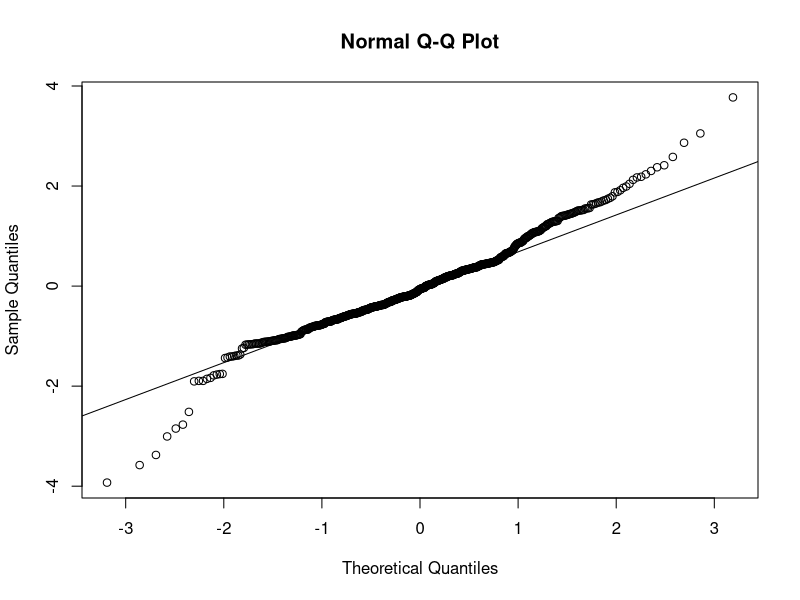

The R script that drew this image: (Note: this script raises an error after producing the figure.)
rm(list = ls())

# load libraries
library(dplyr)
library(ggplot2)
library(lme4)
library(patchwork)
library(emmeans)
library(lmerTest)

# load data_water
data_water <- read.csv("data_water.csv") %>%
  dplyr::mutate(transect_date_time = paste(transect_ID, substr(date_time_end, 1, 6), substr(date_time_start, 12, 16), sep = " "))|>
  mutate(date=as.Date(date, format= "%d-%b-%Y"),
         habitat_detailed = case_when(
           transect_ID %in% c("pap_1", "pap_2") ~ "Papyrus Mbalageti Mouth",
           transect_ID %in% c("pap_3", "pap_4") ~ "Papyrus Robana Mouth",
           transect_ID %in% c("pap_5", "pap_6") ~ "Papyrus Robana Far",
           transect_ID %in% c("tree_1", "tree_2") ~ "Tree Mbalageti Mid",
           transect_ID %in% c("tree_3", "tree_4") ~ "Tree Robana Mid",
           transect_ID %in% c("tree_5", "tree_6") ~ "Tree Robana Mouth",
           transect_ID %in% c("tree_7", "tree_8") ~ "Tree Robana Far",
           TRUE ~ NA_character_),
         habitat_main = case_when(
           transect_ID %in% c("pap_1", "pap_2","pap_3", "pap_4","pap_5", "pap_6" ) ~ "Papyrus",
           transect_ID %in% c("tree_1", "tree_2","tree_3", "tree_4","tree_5", "tree_6","tree_7", "tree_8") ~ "Trees",
           TRUE ~ NA_character_),
         distance_to_river_mouth= case_when(
           transect_ID %in% c("pap_1", "pap_2", "pap_3", "pap_4", "tree_5", "tree_6") ~ "Mouth",
           transect_ID %in% c("tree_1", "tree_2", "tree_3", "tree_4") ~ "Mid",
           transect_ID %in% c("pap_5", "pap_6", "tree_7", "tree_8") ~ "Far"
         ),
         distance_to_river_mouth= factor(distance_to_river_mouth, levels= c("Mouth", "Mid", "Far")),
         habitat_detailed_2= case_when(
           transect_ID %in% c("pap_1", "pap_2") ~ "Mbalageti Mouth",
           transect_ID %in% c("pap_3", "pap_4","tree_5", "tree_6") ~ "Robana Mouth",
           transect_ID %in% c("pap_5", "pap_6","tree_7", "tree_8") ~ "Robana Far",
           transect_ID %in% c("tree_1", "tree_2") ~ "Mbalageti Mid",
           transect_ID %in% c("tree_3", "tree_4") ~ "Robana Mid",
           TRUE ~ NA_character_),
         river= case_when(
           transect_ID %in% c("pap_1", "pap_2", "tree_1", "tree_2") ~ "Mbalageti",
           transect_ID %in% c("pap_3", "pap_4", "pap_5", "pap_6", "tree_3", "tree_4","tree_5", "tree_6", "tree_7", "tree_8") ~ "Robana"
         ))


#### model Temperature ####
m1 <- lmer(temp ~ river + distance_to_river_mouth + (1 | transect_ID), data = data_water)
anova(m1)
summary(m1)
# significant higher temp at Robana
# no significant higher temperature far than mouth
# no significant higher temperature at far distance compared to mouth
# variance of transect_ID is quite low

qqnorm(resid(m1)); qqline(resid(m1))
# residuals look good

# try model without random effect of transect_ID
m1a <- glm (temp ~ river + distance_to_river_mouth, data = data_water)
anova (m1a)
# river has an effect
# distance to river mouth has not
summary(m1a)
# Robana river significantly higher temp
# mid distance not significantly higher than mouth
# far not significantly higher than mouth

# likelihood ratio test to compare the linear mixed model and the fixed-effects model
anova(m1, m1a)
# p = 1.000, meaning the random effect explains zero additional variance.
# so th simple model fits best

# tree
m1b <- lmer(temp ~ river + distance_to_river_mouth + (1 | transect_ID), data = water_trees)
summary(m1b)
# low variation explained by transect_ID
# no significant higher temp at Robana
# no significant lower temp at mid distance and far distance compared to mouth

# try model without random effect of transect_ID
m1c <- glm(temp ~ river + distance_to_river_mouth, data = water_trees)
summary(m1c)
# no significant higher temp at Robana
# no significant lower temp at mid distance
# significant lower temp at far distance

# likelihood ratio test to compare the linear mixed model and the fixed-effects model
anova(m1b, m1c)
# p = 1.000, meaning the random effect explains zero additional variance.
# so the simple model fits best

plot1 <-ggplot(data_water, aes(x= distance_to_river_mouth, y=temp, fill= river))+
  geom_boxplot()+
  facet_grid(~habitat_main)+
  theme(text= element_text(size=14))+
  #scale_y_log10()+
  labs(x= "Distance to river mouth", y="Temperature (°C) ", title="a)")+
  scale_fill_manual(values = c(
    "Mbalageti" = "#0072B2",
    "Robana" = "#56B4E9"))+
  theme_minimal(base_size = 14) +
  theme(
    axis.title = element_text(size = 13, face="bold"),
    axis.title.x = element_text(size = 13, face = "bold", margin = margin(t = 10)),
    axis.text.x = element_text(size = 11, face = "bold", color="black"), 
    axis.text = element_text(size = 11),
    legend.position = "right",
    legend.title = element_text(size = 13, face = "bold"),
    strip.text = element_text(size = 13, face = "bold"),
    panel.grid.major.x = element_line(color = "grey80", linetype = "solid"),
    panel.grid.major.y = element_line(color = "grey80", linetype = "solid"),
    panel.grid.minor = element_blank(),
    panel.spacing = unit(1.2, "lines"),
    panel.border = element_rect(color = "black", size = 1, fill = NA),
    plot.margin = margin(10, 10, 10, 10)
  )
plot1


#### model for pH ####
# papyrus
m2 <- lmer(pH ~ river + distance_to_river_mouth + (1 | transect_ID), data = water_papyrus)
summary(m2)
# zero variance explained by transect_ID so suggest removing random effect
# Robana river significantly higher pH 
# far distance not significantly lower pH

# model wihtout random effects
m2a <- glm(pH ~ river + distance_to_river_mouth, data = water_papyrus)
summary(m2a)
# Robana significantly higher pH
# far distance not signficalty lower

# compare models with likelihood ratio test
anova(m2,m2a)
# p= 1 meaning zero variance from random effect, so choose simple model

# tree
m2b <- lmer(pH ~ river + distance_to_river_mouth + (1 | transect_ID), data = water_trees)
summary(m2b)
# Robana margially significant higher pH
# distance mid not signficant higher pH
# distance far significant lower pH *
# low variance of transect_ID

# model wihtout random effects
m2c <- glm(pH ~ river + distance_to_river_mouth, data = water_trees)
summary(m2c)
# Robana river highly significant *** compared to previous model only marginally significant
# mid distance not significant higher pH
# far distance now highly significant *** compared to previous model *

# compare models 
anova (m2b,m2c)
# difference in AIC values <2, log likelihood nearly the same, and p value 0.85
# so simpeler model is a good choice

plot2 <-ggplot(data_water, aes(x= distance_to_river_mouth, y=pH, fill= river))+
  geom_boxplot()+
  facet_grid(~habitat_main)+
  theme(text= element_text(size=14))+
  #scale_y_log10()+
  labs(x= "Distance to river mouth",y="pH ", title="b)")+
  scale_fill_manual(values = c(
    "Mbalageti" = "#0072B2",
    "Robana" = "#56B4E9"))+
  theme_minimal(base_size = 14) +
  theme(
    axis.title = element_text(size = 13, face="bold"),
    axis.title.x = element_text(size = 13, face = "bold", margin = margin(t = 10)),
    axis.text.x = element_text(size = 11, face = "bold", color="black"), 
    axis.text = element_text(size = 11),
    legend.position = "right",
    legend.title = element_text(size = 13, face = "bold"),
    strip.text = element_text(size = 13, face = "bold"),
    panel.grid.major.x = element_line(color = "grey80", linetype = "solid"),
    panel.grid.major.y = element_line(color = "grey80", linetype = "solid"),
    panel.grid.minor = element_blank(),
    panel.spacing = unit(1.2, "lines"),
    panel.border = element_rect(color = "black", size = 1, fill = NA),
    plot.margin = margin(10, 10, 10, 10)
  )
plot2

#### model HDO ####
# papyrus
m3 <- lmer(HDO ~ river + distance_to_river_mouth + (1 | transect_ID), data = water_papyrus)
summary(m3)
# no signficant higher HDO at Robana
# no significant lower HDO at far distance
# variance of transect_ID is very low

# model wihtout random effects
m3a <- glm(HDO ~ river + distance_to_river_mouth, data = water_papyrus)
summary(m3a)
# Robana significantly higher HDO
# far distance not significantly lower HDO

# compare models 
anova(m3,m3a)
# log likliehood same, p=1 and therefore no variance explained by transect_ID
# so simpel model is a good choice

# tree
m3b <- lmer(HDO ~ river + distance_to_river_mouth + (1 | transect_ID), data = water_trees)
summary(m3b)
# little variance explained by transect
# no significant higher HDO at Robana
# no signficant lower HDO at mid distance
# signficant lower HDO at far distance 

# model wihtout random effects
m3c <- glm(HDO ~ river + distance_to_river_mouth, data = water_trees)
summary(m3c)
# not significant higher HDO at Robana 
# not significant lower HDO at mid
# significant lower HDO at far
anova(m3b,m3c)
# log likelihood is the same, p=1 no variance explained by transect_ID
# simple model is a good fit

plot3 <-ggplot(data_water, aes(x= distance_to_river_mouth, y=HDO, fill= river))+
  geom_boxplot()+
  facet_grid(~habitat_main)+
  theme(text= element_text(size=14))+
  #scale_y_log10()+
  labs(x= "Distance to river mouth", y="HDO (mg/L)", title="c)")+
  scale_fill_manual(values = c(
    "Mbalageti" = "#0072B2",
    "Robana" = "#56B4E9"))+
  theme_minimal(base_size = 14) +
  theme(
    axis.title = element_text(size = 13, face="bold"),
    axis.title.x = element_text(size = 13, face = "bold", margin = margin(t = 10)),
    axis.text.x = element_text(size = 11, face = "bold", color="black"), 
    axis.text = element_text(size = 11),
    legend.position = "right",
    legend.title = element_text(size = 13, face = "bold"),
    strip.text = element_text(size = 13, face = "bold"),
    panel.grid.major.x = element_line(color = "grey80", linetype = "solid"),
    panel.grid.major.y = element_line(color = "grey80", linetype = "solid"),
    panel.grid.minor = element_blank(),
    panel.spacing = unit(1.2, "lines"),
    panel.border = element_rect(color = "black", size = 1, fill = NA),
    plot.margin = margin(10, 10, 10, 10)
  )
plot3

#### model HDO sat ####
# papyrus
m4 <- lmer(HDO_sat ~ river + distance_to_river_mouth + (1 | transect_ID), data = water_papyrus)
summary(m4)
# no signficant higher HDO at Robana
# no significant lower HDO at far distance
# some variation in transect_ID

# model wihtout random effects
m4a <- glm(HDO_sat ~ river + distance_to_river_mouth, data = water_papyrus)
summary(m4a)
# Robana significantly higher HDO
# far distance not significantly lower HDO

# compare models 
anova(m4,m4a)
# log likliehood same, p=1 and therefore no variance explained by transect_ID
# so simple model is a good choice

# tree
m4b <- lmer(HDO_sat ~ river + distance_to_river_mouth + (1 | transect_ID), data = water_trees)
summary(m4b)
# not significant higher HDO at Robana
# not signficant lower HDO at mid distance
# signficant lower HDO at far distance 

# model wihtout random effects
m4c <- glm(HDO_sat ~ river + distance_to_river_mouth, data = water_trees)
summary(m4c)
# not significant higher HDO at Robana 
# not significant lower HDO at mid
# significant lower HDO at far
anova(m4b,m4c)
# log likilihood is the same, p=1
# so simple model is a good choice

plot4 <-ggplot(data_water, aes(x= distance_to_river_mouth, y=HDO_sat, fill= river))+
  geom_boxplot()+
  facet_grid(~habitat_main)+
  theme(text= element_text(size=14))+
  #scale_y_log10()+
  labs(x= "Distance to river mouth", y="HDO saturation (%) ", title="d)")+
  scale_fill_manual(values = c(
    "Mbalageti" = "#0072B2",
    "Robana" = "#56B4E9"))+
  theme_minimal(base_size = 14) +
  theme(
    axis.title = element_text(size = 13, face="bold"),
    axis.title.x = element_text(size = 13, face = "bold", margin = margin(t = 10)),
    axis.text.x = element_text(size = 11, face = "bold", color="black"), 
    axis.text = element_text(size = 11),
    legend.position = "right",
    legend.title = element_text(size = 13, face = "bold"),
    strip.text = element_text(size = 13, face = "bold"),
    panel.grid.major.x = element_line(color = "grey80", linetype = "solid"),
    panel.grid.major.y = element_line(color = "grey80", linetype = "solid"),
    panel.grid.minor = element_blank(),
    panel.spacing = unit(1.2, "lines"),
    panel.border = element_rect(color = "black", size = 1, fill = NA),
    plot.margin = margin(10, 10, 10, 10)
  )
plot4

#### model Turbidity ####
# papyrus
m5 <- lmer(turb ~ river + distance_to_river_mouth + (1 | transect_ID), data = water_papyrus)
summary(m5)
# marginally significant higher turb at Robana
# no significant lower turbidity at far distance
# some variation in transect_ID

# model wihtout random effects
m5a <- glm(turb ~ river + distance_to_river_mouth, data = water_papyrus)
summary(m5a)
# Robana significantly higher turbidity
# far distance significantly lower turbidity

# compare models 
anova(m5,m5a)
# p= 0.15, difference in AIC= 0000.1, so both models could be a good fit

# tree
m5b <- lmer(turb ~ river + distance_to_river_mouth + (1 | transect_ID), data = water_trees)
summary(m5b)
# Robana not significant higher turbidity
# mid distance has no significant lower turbidity
# far distance has no significant lower turbidity
# more variation within transects and not between transects

# model wihtout random effects
m5c <- glm(turb ~ river + distance_to_river_mouth, data = water_trees)
summary(m5c)
# Robana not significant higher turbidity
# mid distance has no significant lower turbidity
# far distance has no significant lower turbidity
anova(m5b,m5c)
# log likilihood is the same, p=1
# so simple model is a good choice

plot5 <-ggplot(data_water |> filter(turb<2000),
               aes(x= distance_to_river_mouth, y=turb, fill= river))+
  geom_boxplot()+
  facet_grid(~habitat_main)+
  theme(text= element_text(size=14))+
  #scale_y_log10()+
  labs(x= "Distance to river mouth", y="Turbditity (NTU) ", title="e)")+
  scale_fill_manual(values = c(
    "Mbalageti" = "#0072B2",
    "Robana" = "#56B4E9"))+
  theme_minimal(base_size = 14) +
  theme(
    axis.title = element_text(size = 13, face="bold"),
    axis.title.x = element_text(size = 13, face = "bold", margin = margin(t = 10)),
    axis.text.x = element_text(size = 11, face = "bold", color="black"), 
    axis.text = element_text(size = 11),
    legend.position = "right",
    legend.title = element_text(size = 13, face = "bold"),
    strip.text = element_text(size = 13, face = "bold"),
    panel.grid.major.x = element_line(color = "grey80", linetype = "solid"),
    panel.grid.major.y = element_line(color = "grey80", linetype = "solid"),
    panel.grid.minor = element_blank(),
    panel.spacing = unit(1.2, "lines"),
    panel.border = element_rect(color = "black", size = 1, fill = NA),
    plot.margin = margin(10, 10, 10, 10)
  )
plot5
#### model Conductivity ####
# papyrus
m6 <- lmer(cond ~ river + distance_to_river_mouth + (1 | transect_ID), data = water_papyrus)
summary(m6)
# significant higher conductivity at Robana
# no significant lower conductivity at far distance
# some variance between transect but more within transect

# model wihtout random effects
m6a <- glm(cond ~ river + distance_to_river_mouth, data = water_papyrus)
summary(m6a)
# Robana significantly higher conductivity 
# far distance now suddenly significantly higher conductivity, is a bit suspicious

# compare models 
anova(m6,m6a)
# AIC of th emixed model is slighyl lower
# p= 0.07 so marginally significant that including the random effect improves the model
# keep the mixed model

# tree
m6b <- lmer(cond ~ river + distance_to_river_mouth + (1 | transect_ID), data = water_trees)
summary(m6b)
# Robana not significant higher conductivity
# mid distance has significant lower conductivity
# far distance has no significant lower conductivity
# more variation within transects and not between transects

# model wihtout random effects
m6c <- glm(cond ~ river + distance_to_river_mouth, data = water_trees)
summary(m6c)
# Robana not significant higher conductivity
# mid distance has significant lower conductivity
# far distance has significant lower conductivity

anova(m6b,m6c)
# p <0.001 so significant effect shows a highly significant improvement when including the random effect.
# The AIC drops by 25 points, which is a large improvement (ΔAIC > 10 is usually considered strong evidence)

plot6 <-ggplot(data_water, aes(x= distance_to_river_mouth, y=cond, fill= river))+
  geom_boxplot()+
  facet_grid(~habitat_main)+
  theme(text= element_text(size=14))+
  #scale_y_log10()+
  labs(x= "Distance to river mouth", y="Conductivity (µS/cm) ", title="f)")+
  scale_fill_manual(values = c(
    "Mbalageti" = "#0072B2",
    "Robana" = "#56B4E9"))+
  theme_minimal(base_size = 14) +
  theme(
    axis.title = element_text(size = 13, face="bold"),
    axis.title.x = element_text(size = 13, face = "bold", margin = margin(t = 10)),
    axis.text.x = element_text(size = 11, face = "bold", color="black"), 
    axis.text = element_text(size = 11),
    legend.position = "right",
    legend.title = element_text(size = 13, face = "bold"),
    strip.text = element_text(size = 13, face = "bold"),
    panel.grid.major.x = element_line(color = "grey80", linetype = "solid"),
    panel.grid.major.y = element_line(color = "grey80", linetype = "solid"),
    panel.grid.minor = element_blank(),
    panel.spacing = unit(1.2, "lines"),
    panel.border = element_rect(color = "black", size = 1, fill = NA),
    plot.margin = margin(10, 10, 10, 10)
  )
plot6


#### model for TDS ####
# papyrus 
m7 <- lmer(TDS ~ river + distance_to_river_mouth + (1 | transect_ID), data = water_papyrus)
summary(m7)
# some variance between transects
# more variance within transects
# significant higher TDS at Robana
# no significant difference between mouth and far

# model without random effect
m7a <- glm(TDS ~ river + distance_to_river_mouth, data = water_papyrus)
summary(m7a)
# significant higher TDS at Robana river
# significant higher TDS at distance far
anova(m7,m7a)
# p= 0.08016, just above 0.05
# the mixed model has a slightly lower AIC, so better
# but the p value 0.08 suggests that adding the random effect only marginally improves the model 

# tree
m7b <- lmer(TDS ~ river + distance_to_river_mouth + (1 | transect_ID), data = water_trees)
summary(m7b)
# significantly lower at mid-distance 
# no difference between mouth and far
# no difference between Mbalageti and Robana

# model without random effect
m7c <- glm(TDS ~ river + distance_to_river_mouth, data = water_trees)
summary(m7c)
anova(m7b,m7c)
# p value highly significant so mixed model is better

# plot TDS
plot7 <-ggplot(data_water,aes( x= distance_to_river_mouth, y= TDS, fill= river))+
  geom_boxplot()+
  facet_grid(~habitat_main)+
  theme(text= element_text(size=14))+
  #scale_y_log10()+
  labs(x= "Distance to river mouth", y="TDS (mg/L) ", title="g)")+
  scale_fill_manual(values = c(
    "Mbalageti" = "#0072B2",
    "Robana" = "#56B4E9"))+
  theme_minimal(base_size = 14) +
  theme(
    axis.title = element_text(size = 13, face="bold"),
    axis.title.x = element_text(size = 13, face = "bold", margin = margin(t = 10)),
    axis.text.x = element_text(size = 11, face = "bold", color="black"), 
    axis.text = element_text(size = 11),
    legend.position = "right",
    legend.title = element_text(size = 13, face = "bold"),
    strip.text = element_text(size = 13, face = "bold"),
    panel.grid.major.x = element_line(color = "grey80", linetype = "solid"),
    panel.grid.major.y = element_line(color = "grey80", linetype = "solid"),
    panel.grid.minor = element_blank(),
    panel.spacing = unit(1.2, "lines"),
    panel.border = element_rect(color = "black", size = 1, fill = NA),
    plot.margin = margin(10, 10, 10, 10)
  )
plot7

ggplot(data_water |>dplyr::filter(TDS>50), 
       aes( x= distance_to_river_mouth, y= TDS, fill= river))+
  geom_boxplot()+
  facet_grid(~habitat_main)+
  theme(text= element_text(size=14))+
  scale_y_log10()+
  labs(y="TDS (mg/L) ", title="TDS")+
  
  plot1





#### model for ORP ####
# papyrus 
m8 <- lmer(ORP ~ river + distance_to_river_mouth + (1 | transect_ID), data = water_papyrus)
summary(m8)
# some variance between transects
# more variance within transects
# significant lower ORP at Robana
# no significant difference between mouth and far

# model without random effect
m8a <- glm(ORP ~ river + distance_to_river_mouth, data = water_papyrus)
summary(m8a)
# significant lower ORP at Robana river
# significant higher ORP at distance far
anova(m8,m8a)
# p= 0.6
# so simple model is a good fit

# tree
m8b <- lmer(ORP ~ river + distance_to_river_mouth + (1 | transect_ID), data = water_trees)
summary(m8b)
# Robana not significantly lower that Mbalageti
# not significantly lower at mid-distance 
# significantly higher at far distance 
# some variance between transects
# more variance within transects


# model without random effect
m8c <- glm(ORP ~ river + distance_to_river_mouth, data = water_trees)
summary(m8c)
# Robana significantly lower
# mid distance significantly lower
# far distance significantly higher 

anova(m8b,m8c)
# p=0.33
# so simple model would be a good fit

plot8 <-ggplot(data_water,aes( x= distance_to_river_mouth, y= ORP, fill= river))+
  geom_boxplot()+
  facet_grid(~habitat_main)+
  theme(text= element_text(size=14))+
  #scale_y_log10()+
  labs(x= "Distance to river mouth", y="ORP (mV) ", title="h)")+
  scale_fill_manual(values = c(
    "Mbalageti" = "#0072B2",
    "Robana" = "#56B4E9"))+
  theme_minimal(base_size = 14) +
  theme(
    axis.title = element_text(size = 13, face="bold"),
    axis.title.x = element_text(size = 13, face = "bold", margin = margin(t = 10)),
    axis.text.x = element_text(size = 11, face = "bold", color="black"), 
    axis.text = element_text(size = 11),
    legend.position = "right",
    legend.title = element_text(size = 13, face = "bold"),
    strip.text = element_text(size = 13, face = "bold"),
    panel.grid.major.x = element_line(color = "grey80", linetype = "solid"),
    panel.grid.major.y = element_line(color = "grey80", linetype = "solid"),
    panel.grid.minor = element_blank(),
    panel.spacing = unit(1.2, "lines"),
    panel.border = element_rect(color = "black", size = 1, fill = NA),
    plot.margin = margin(10, 10, 10, 10)
  )
plot8


# combine the plots into 1
combined_plot <- (
  plot1 | plot2 | plot3
) /
  (
    plot4 | plot5 | plot6
  ) /
  (
    plot7 | plot8 | plot_spacer()
  ) +
  plot_layout(
    widths = c(1, 1, 1),       # equal column widths
    heights = c(1, 1, 1),      # equal row heights
    guides = "collect"         # 👈 collect legend from all plots
  ) &
  theme(
    plot.margin = margin(5, 5, 5, 5),
    legend.position = "bottom"
  )

print(combined_plot)
